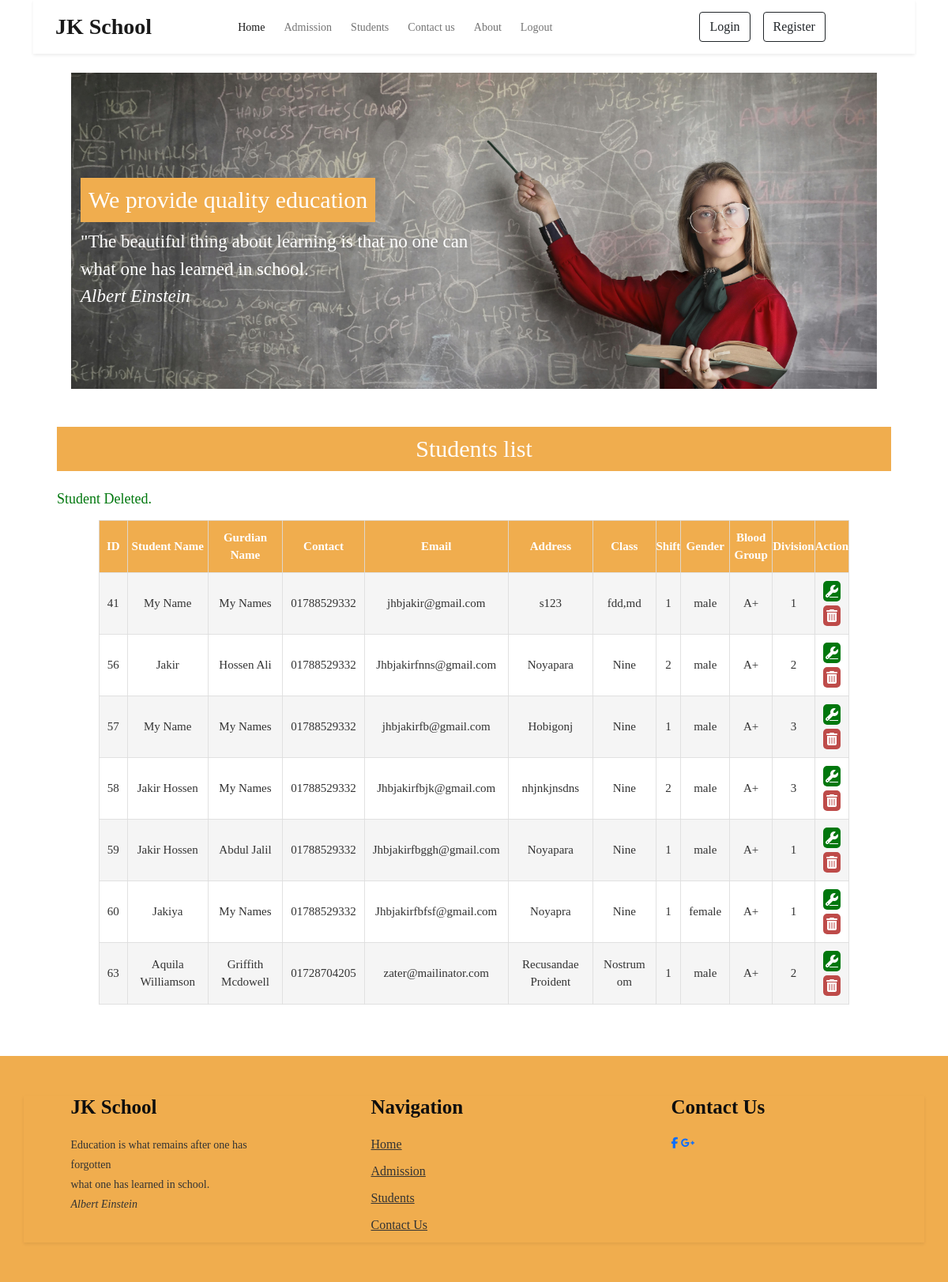
Screenshot of /?a=view&did=41 with the database file from the repository.
### tables this page shows
CREATE TABLE `student` (
  `id` int(11) NOT NULL,
  `sname` varchar(200) NOT NULL,
  `gname` varchar(200) NOT NULL,
  `contact` varchar(50) NOT NULL,
  `email` varchar(100) NOT NULL,
  `address` varchar(2000) NOT NULL,
  `class` varchar(10) NOT NULL,
  `shift` int(11) NOT NULL,
  `gender` varchar(10) NOT NULL,
  `blgroup` varchar(5) NOT NULL,
  `division` int(11) NOT NULL
);

### admin/view.php (the view, shortened to what this page needs)
<div id="padding">
<div class="section-title">
    <h3>Students list</h3>
</div>
        <?php
        if(isset($_GET['did']))
        {
        print '<h6 class= "successMessage">Student Deleted.</h6>';
        }
				$sql = "select * from student";
				$table = mysqli_query($cn, $sql);
				print '<table>';
				print '<tr><th>ID</th><th>Student Name</th><th>Gurdian Name</th><th>Contact</th><th>Email</th><th>Address</th><th>Class</th><th>Shift</th><th>Gender</th><th>Blood Group</th><th>Division</th><th>Action</th></tr>';
				while($row = mysqli_fetch_assoc($table))
				{
					print '<tr>';
					print '<td>'.htmlentities($row["id"]).'</td>';
					print '<td>'.htmlentities($row["sname"]).'</td>';
					print '<td>'.htmlentities($row["gname"]).'</td>';
					print '<td>'.htmlentities($row["contact"]).'</td>';
					print '<td>'.htmlentities($row["email"]).'</td>';
					print '<td>'.htmlentities($row["address"]).'</td>';
					print '<td>'.htmlentities($row["class"]).'</td>';
					print '<td>'.htmlentities($row["shift"]).'</td>';
					print '<td>'.htmlentities($row["gender"]).'</td>';
					print '<td>'.htmlentities($row["blgroup"]).'</td>';
					print '<td>'.htmlentities($row["division"]).'</td>';
					print '<td> <a class= "action-e" href= "?a=edit&eid='.$row["id"].'"><i class="fa fa-wrench" title="Update"></i></a>
					<a class= "action-d" href= "?a='.$_GET['a'].'&did='.$row['id'].'"><i class="fa fa-trash" title="Delete"></i></a></td>';
					print '</tr>';
				}
				print '</table>';
    ?>
</div>

### styleone.css (style rules this page uses)
* { margin: 0 auto; }
body { font-family: 'Times New Roman', Times, serif; font-size: 14px; }
.section-title h3 { background: #f0ad4e; padding: 10px; color: #fff; font-size: 30px; text-align: center; margin-bottom: 25px; }
.successMessage { display: block; color: #00770D; font-size: 18px; text-transform: capitalize; margin-bottom: 15px; }
table { color: #333; border: none; width: 90%; font-size: 15px; margin-bottom: 35px; overflow: hidden; }
th { background-color: #f0ad4e; color: #fff; padding: 10px 0; font-size: 15px; text-align: center; border: 1px solid #dddd; }
td { border: 1px solid #dddd; padding: 10px; text-align: center; }
.action-e { display: block; background: #00770D; color: #fff; border-radius: 5px; margin-bottom: 5px; }
.action-d { display: block; background: #BE4B49; color: #fff; border-radius: 5px; }
.action-d i.fa, a.action-e i.fa { display: block; padding: 5px 0; font-size: 16px; }
tr:nth-child(even) { background-color: #f5f5f5; }
div#padding { padding: 0 60px; }

### rows the page displays
student: id "41", sname "My Name", gname "My Names", contact "01788529332", email "jhbjakir@gmail.com", address "s123", class "fdd,md", shift "1", gender "male", blgroup "A+", division "1"
student: id "56", sname "Jakir", gname "Hossen Ali", contact "01788529332", email "Jhbjakirfnns@gmail.com", address "Noyapara", class "Nine", shift "2", gender "male", blgroup "A+", division "2"
student: id "57", sname "My Name", gname "My Names", contact "01788529332", email "jhbjakirfb@gmail.com", address "Hobigonj", class "Nine", shift "1", gender "male", blgroup "A+", division "3"
student: id "58", sname "Jakir Hossen", gname "My Names", contact "01788529332", email "Jhbjakirfbjk@gmail.com", address "nhjnkjnsdns", class "Nine", shift "2", gender "male", blgroup "A+", division "3"
student: id "59", sname "Jakir Hossen", gname "Abdul Jalil", contact "01788529332", email "Jhbjakirfbggh@gmail.com", address "Noyapara", class "Nine", shift "1", gender "male", blgroup "A+", division "1"
student: id "60", sname "Jakiya", gname "My Names", contact "01788529332", email "Jhbjakirfbfsf@gmail.com", address "Noyapra", class "Nine", shift "1", gender "female", blgroup "A+", division "1"
student: id "63", sname "Aquila Williamson", gname "Griffith Mcdowell", contact "01728704205", email "zater@mailinator.com", address "Recusandae Proident", class "Nostrum om", shift "1", gender "male", blgroup "A+", division "2"
